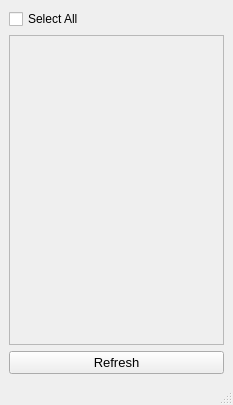
<?xml version="1.0" encoding="UTF-8"?>
<ui version="4.0">
 <class>MainWindow</class>
 <widget class="QMainWindow" name="MainWindow">
  <property name="geometry">
   <rect>
    <x>0</x>
    <y>0</y>
    <width>233</width>
    <height>405</height>
   </rect>
  </property>
  <property name="windowTitle">
   <string>AOV enable (Redshift)</string>
  </property>
  <widget class="QWidget" name="centralwidget">
   <layout class="QVBoxLayout" name="verticalLayout">
    <item>
     <widget class="QCheckBox" name="selectAllButton">
      <property name="text">
       <string>Select All</string>
      </property>
     </widget>
    </item>
    <item>
     <widget class="QScrollArea" name="scrollArea">
      <property name="widgetResizable">
       <bool>true</bool>
      </property>
      <widget class="QWidget" name="scrollAreaWidgetContents">
       <property name="geometry">
        <rect>
         <x>0</x>
         <y>0</y>
         <width>211</width>
         <height>287</height>
        </rect>
       </property>
       <layout class="QVBoxLayout" name="verticalLayout_4">
        <property name="spacing">
         <number>0</number>
        </property>
        <property name="margin">
         <number>0</number>
        </property>
        <item>
         <layout class="QVBoxLayout" name="elementsLayout">
          <property name="spacing">
           <number>9</number>
          </property>
          <property name="margin">
           <number>9</number>
          </property>
         </layout>
        </item>
        <item>
         <layout class="QVBoxLayout" name="verticalLayout_3">
          <item>
           <spacer name="verticalSpacer">
            <property name="orientation">
             <enum>Qt::Vertical</enum>
            </property>
            <property name="sizeHint" stdset="0">
             <size>
              <width>20</width>
              <height>40</height>
             </size>
            </property>
           </spacer>
          </item>
         </layout>
        </item>
       </layout>
      </widget>
     </widget>
    </item>
    <item>
     <widget class="QPushButton" name="refreshButton">
      <property name="minimumSize">
       <size>
        <width>0</width>
        <height>0</height>
       </size>
      </property>
      <property name="font">
       <font>
        <pointsize>10</pointsize>
       </font>
      </property>
      <property name="text">
       <string>Refresh</string>
      </property>
     </widget>
    </item>
   </layout>
  </widget>
  <widget class="QMenuBar" name="menubar">
   <property name="geometry">
    <rect>
     <x>0</x>
     <y>0</y>
     <width>233</width>
     <height>19</height>
    </rect>
   </property>
  </widget>
  <widget class="QStatusBar" name="statusbar"/>
 </widget>
 <resources/>
 <connections/>
</ui>
